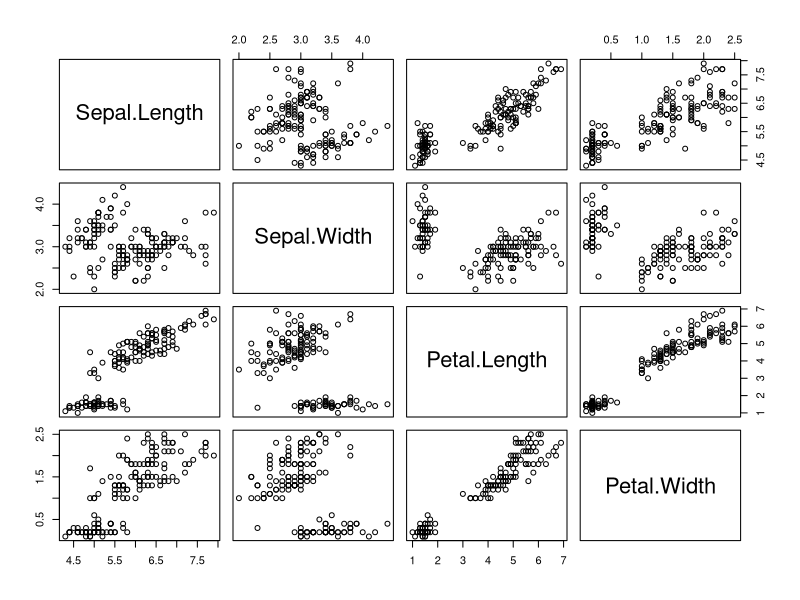
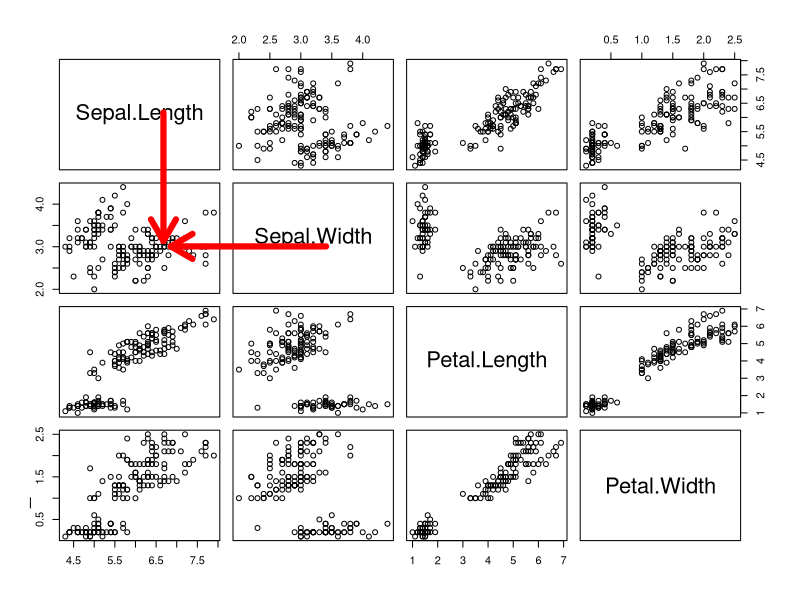
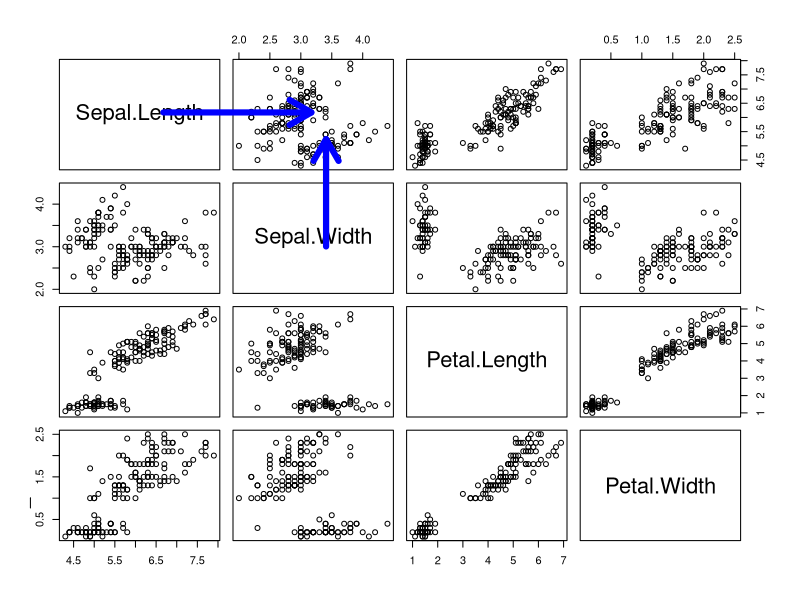
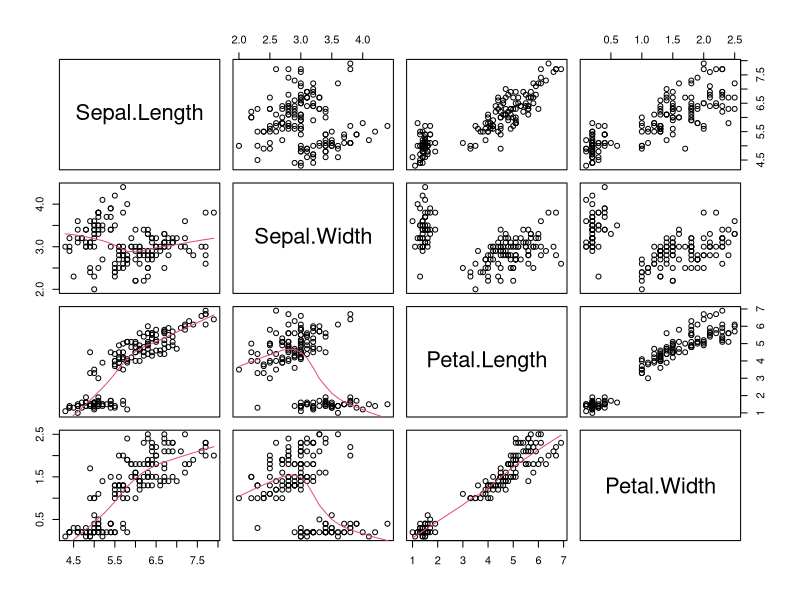
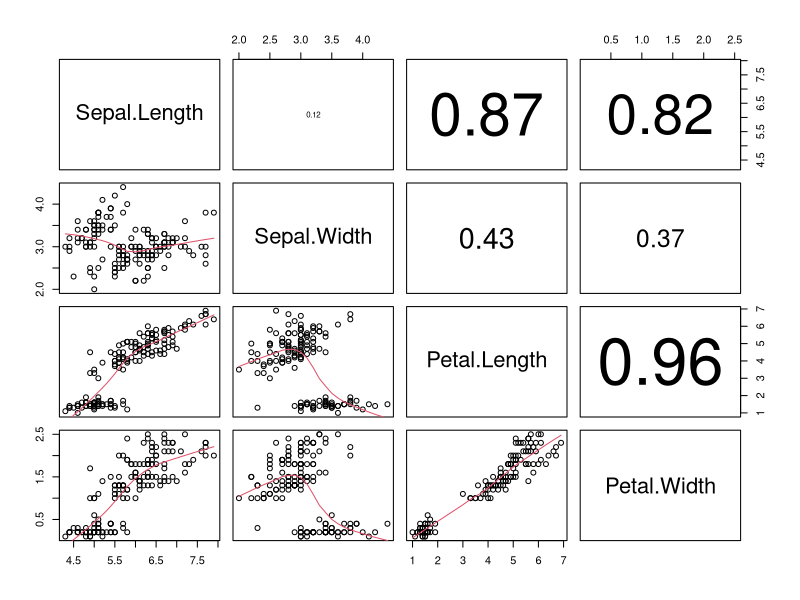
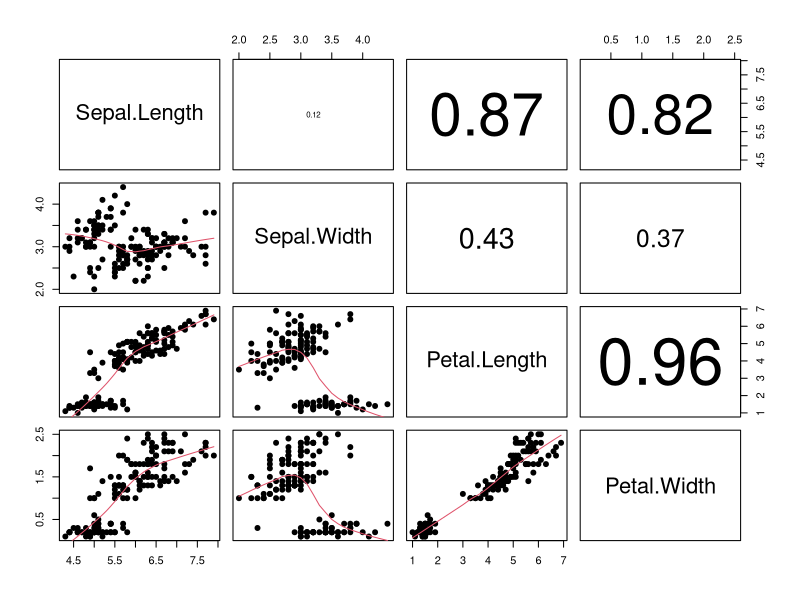
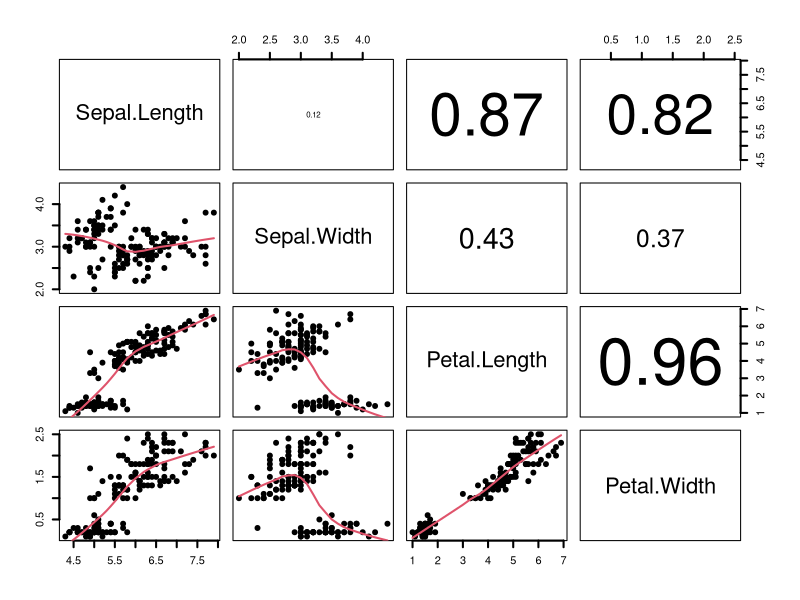
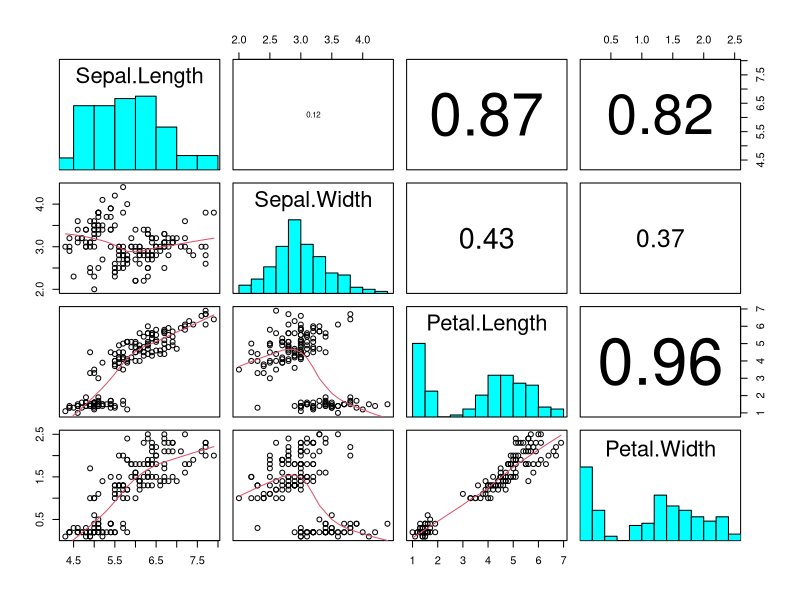

Here is the R script that generated these plots, in order:

##Dados
head(iris)

##Usando paris()
jpeg("01.jpg")
pairs(iris[,-5])
dev.off()

jpeg("011.jpg")
pairs(iris[,-5])
axis(1,at=0,labels=NA,tick=T)
arrows(0.18,0.85,0.18,0.61,lwd=6,col="red")
arrows(0.4,0.6,0.19,0.6,lwd=6,col="red")
dev.off()

jpeg("012.jpg")
pairs(iris[,-5])
axis(1,at=0,labels=NA,tick=T)
arrows(0.18,0.85,0.38,0.85,lwd=6,col="blue")
arrows(0.4,0.6,0.4,0.8,lwd=6,col="blue")
dev.off()

##Alterando a diagonal com uma função pré-definida
jpeg("02.jpg")
pairs(iris[,-5],lower.panel = panel.smooth)
dev.off()

##Definindo uma função para a diagonal superior
panel.cor <- function(x, y, digits = 2, prefix = "", cex.cor, ...) {
         usr <- par("usr"); on.exit(par(usr))
         par(usr = c(0, 1, 0, 1))
         r <- abs(cor(x, y))
         txt <- format(c(r, 0.123456789), digits = digits)[1]
         txt <- paste0(prefix, txt)
         if(missing(cex.cor)) cex.cor <- 0.8/strwidth(txt)
         text(0.5, 0.5, txt, cex = cex.cor * r)
}

##Usando a função definida
jpeg("03.jpg")
pairs(iris[,-5],lower.panel= panel.smooth,upper.panel = panel.cor)
dev.off()

##Alterando atributos via ...
jpeg("04.jpg")
pairs(iris[,-5],lower.panel= panel.smooth,upper.panel = panel.cor,pch=19)
dev.off()

jpeg("05.jpg")
pairs(iris[,-5],lower.panel= panel.smooth,upper.panel = panel.cor,pch=19,lwd=2)
dev.off()

##Definindo uma função para os gráficos da diagonal
panel.hist <- function(x, ...) {
         usr <- par("usr"); on.exit(par(usr))
         par(usr = c(usr[1:2], 0, 1.5) )
         h <- hist(x, plot = FALSE)
         breaks <- h$breaks; nB <- length(breaks)
         y <- h$counts; y <- y/max(y)
         rect(breaks[-nB], 0, breaks[-1], y, col = "cyan", ...)
}

##Utilizando a função para a diagonal.
jpeg("06.jpg")
pairs(iris[,-5],lower.panel= panel.smooth,upper.panel = panel.cor,diag.panel = panel.hist)
dev.off()
